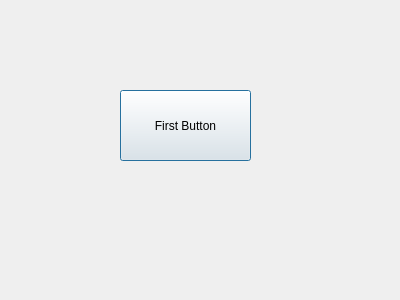
<?xml version="1.0" encoding="UTF-8"?>
<ui version="4.0">
 <class>Dialog</class>
 <widget class="QDialog" name="Dialog">
  <property name="geometry">
   <rect>
    <x>0</x>
    <y>0</y>
    <width>400</width>
    <height>300</height>
   </rect>
  </property>
  <property name="windowTitle">
   <string>Dialog</string>
  </property>
  <widget class="QPushButton" name="botao">
   <property name="geometry">
    <rect>
     <x>120</x>
     <y>90</y>
     <width>131</width>
     <height>71</height>
    </rect>
   </property>
   <property name="text">
    <string>First Button</string>
   </property>
  </widget>
 </widget>
 <resources/>
 <connections/>
</ui>
